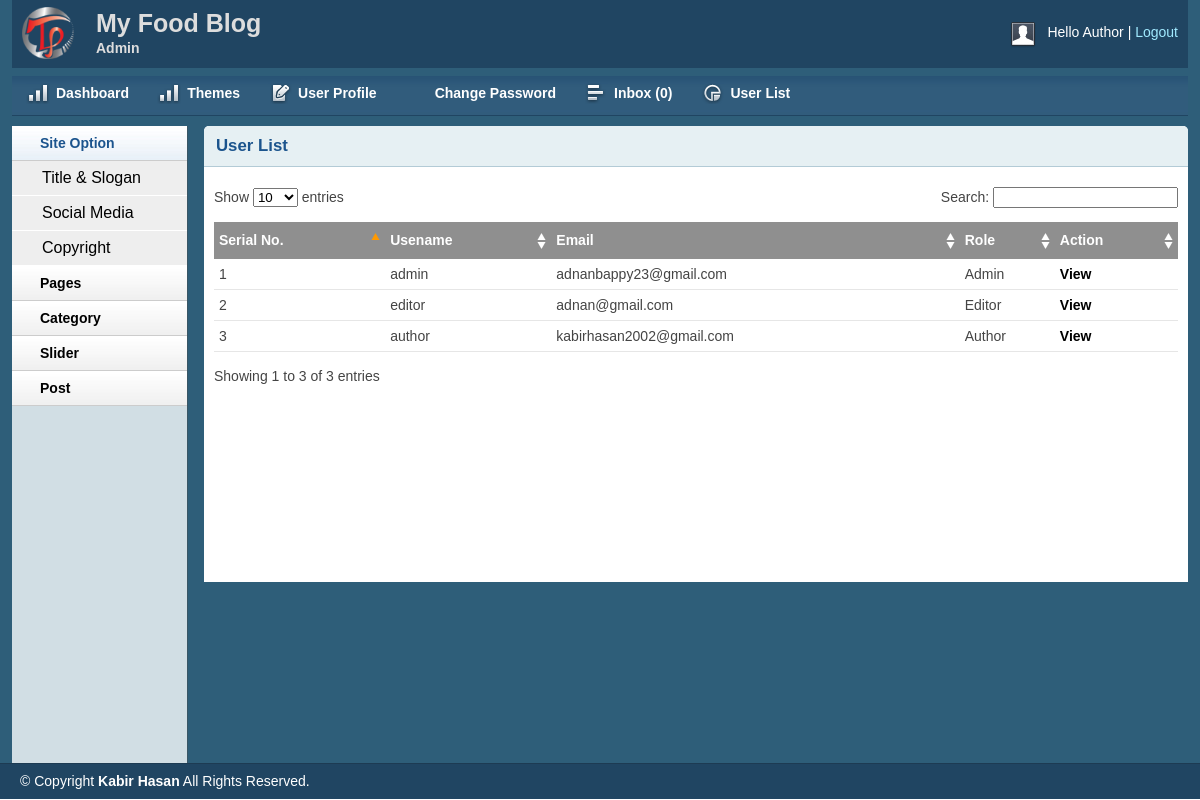
The page /admin/userlist.php (signed in) on the database its author committed.
### tables this page shows
CREATE TABLE `users` (
  `id` int(11) NOT NULL,
  `name` varchar(255) NOT NULL,
  `username` varchar(255) NOT NULL,
  `password` varchar(255) NOT NULL,
  `email` varchar(255) NOT NULL,
  `details` text NOT NULL,
  `role` int(11) NOT NULL
);

### lib/Database.php (called while the page is built, shortened)
<?php
Class Database{
	public $host   = DB_HOST;
	public $user   = DB_USER;
	public $pass   = DB_PASS;
	public $dbname = DB_NAME;
	public $link;
	private function connectDB(){
	$this->link = new mysqli($this->host, $this->user, $this->pass, $this->dbname);
 }
	public function select($query){
		$result = $this->link->query($query) or die($this->link->error.__LINE__);
		if($result->num_rows > 0){
			return $result;
		} else {
			return false;
		}
	}
}

### admin/userlist.php (the view, shortened to what this page needs)
<?php include 'inc/a_header.php'; ?>
<?php include 'inc/a_sidebar.php'; ?>
        <div class="grid_10">
            <div class="box round first grid">
                <h2>User List</h2>
                <div class="block">
                    <table class="data display datatable" id="example">
					<thead>
						<tr>
							<th>Serial No.</th>
							<th>Usename</th>
							<th>Email</th>
							<th>Role</th>
							<th>Action</th>
						</tr>
					</thead>
					<tbody>
		<?php
		$query = "SELECT * FROM users ORDER BY id DESC";
		$alluser = $db->select($query);
		if ($alluser) {
			$i = 0;
			while ( $result = $alluser->fetch_assoc()) {
			$i++; ?>
						<tr class="odd gradeX">
							<td><?php echo $i; ?></td>
							<td><?php echo $result['username']; ?></td>
							<td><?php echo $result['email']; ?></td>
							<td>
								<?php
								 if ($result['role'] == '0') {
								 	echo "Admin";
								 }elseif ($result['role'] == '1') {
								 	echo "Author";
								 }elseif ($result['role'] == '2') {
								 	echo "Editor";
								 }
								 ?></td>
							<td>
								<a href="viewuser.php?viewuserid=<?php echo $result['id'];?>">View</a>
							</td>
						</tr>
						<?php } } ?>
					</tbody>
				</table>
               </div>
            </div>
        </div>
<?php include 'inc/a_footer.php'; ?>

### admin/css/layout.css (style rules this page uses)
body { background: #fff none repeat scroll 0 0; color: #444; font-size: 14px; padding: 0; }
a { color: #000; font-weight:bold; text-decoration: none; }
h1, h2, h3, h4, h5, h6 { line-height:1.2em; margin-bottom:.3em; }
h2 { margin-top:1em; }
.box { background:#fff; margin-bottom:20px; padding:10px 10px 10px 10px; margin-left:-8px; }
.box.grid { padding-bottom:40px; }
.box.round { -moz-border-radius: 5px 5px 0px 0px; -webkit-border-radius: 5px 5px 0px 0px; border-radius: 5px 5px 0px 0px; }
.box h2 { font-size:1.2em; font-weight:bold; color:#1B548D; background:#E6F0F3; margin:-10px -10px 0 -10px; padding:10px 12px; border-bottom:1px solid #B3CBD6; -moz-border-radius: 5px 5px 0px 0px; -webkit-border-radius: 5px 5px 0px 0px; border-radius: 5px 5px 0px 0px; }
.box.first { min-height: 406px; }
.block { padding-top:20px; }
.block { padding-bottom:1px; }
table.display { margin: 0 auto; clear: both; width: 100%; }
.sorting_asc { background: #8f8f8f url(../img/table/sort_asc.png) no-repeat center right; padding:8px 5px; text-align:left; color:#fff; }
.sorting { background:#8f8f8f url(../img/table/sort_both.png) no-repeat center right; padding:8px 5px; text-align:left; color:#fff; }
tr.odd { height: 30px; line-height: 30px; border-bottom:1px solid #e6e6e6; }
tr.even { height: 30px; line-height: 30px; border-bottom:1px solid #e6e6e6; }
tr.odd td, tr.even td { padding-left:5px; }

### rows shown on the page
users: username "admin", email "adnanbappy23@gmail.com", role "Admin"
users: username "editor", email "adnan@gmail.com", role "Editor"
users: username "author", email "kabirhasan2002@gmail.com", role "Author"

### other values the page prints
Session::get('name') "Author"
